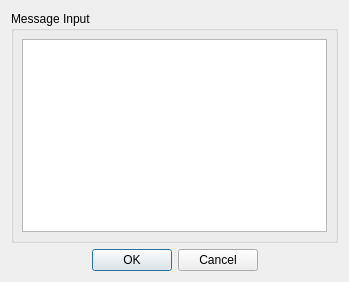
<?xml version="1.0" encoding="UTF-8"?>
<ui version="4.0">
 <class>SendMessageGroupDialog</class>
 <widget class="QDialog" name="SendMessageGroupDialog">
  <property name="geometry">
   <rect>
    <x>0</x>
    <y>0</y>
    <width>349</width>
    <height>282</height>
   </rect>
  </property>
  <property name="sizePolicy">
   <sizepolicy hsizetype="Fixed" vsizetype="Fixed">
    <horstretch>0</horstretch>
    <verstretch>0</verstretch>
   </sizepolicy>
  </property>
  <property name="minimumSize">
   <size>
    <width>0</width>
    <height>0</height>
   </size>
  </property>
  <property name="windowTitle">
   <string>Messaging</string>
  </property>
  <property name="windowIcon">
   <iconset resource="../Resources/Resources.qrc">
    <normaloff>:/Core/Core/Logo.png</normaloff>:/Core/Core/Logo.png</iconset>
  </property>
  <layout class="QVBoxLayout" name="verticalLayout_3" stretch="3,0">
   <item>
    <widget class="QGroupBox" name="send_message_group">
     <property name="title">
      <string>Message Input</string>
     </property>
     <layout class="QHBoxLayout" name="horizontalLayout_2">
      <property name="leftMargin">
       <number>8</number>
      </property>
      <property name="topMargin">
       <number>8</number>
      </property>
      <property name="rightMargin">
       <number>8</number>
      </property>
      <property name="bottomMargin">
       <number>8</number>
      </property>
      <item>
       <widget class="QPlainTextEdit" name="send_message_input">
        <property name="font">
         <font>
          <weight>75</weight>
          <bold>true</bold>
         </font>
        </property>
       </widget>
      </item>
     </layout>
    </widget>
   </item>
   <item>
    <widget class="QDialogButtonBox" name="buttonBox">
     <property name="orientation">
      <enum>Qt::Horizontal</enum>
     </property>
     <property name="standardButtons">
      <set>QDialogButtonBox::Cancel|QDialogButtonBox::Ok</set>
     </property>
     <property name="centerButtons">
      <bool>true</bool>
     </property>
    </widget>
   </item>
  </layout>
 </widget>
 <resources>
  <include location="../Resources/Resources.qrc"/>
 </resources>
 <connections>
  <connection>
   <sender>buttonBox</sender>
   <signal>accepted()</signal>
   <receiver>SendMessageGroupDialog</receiver>
   <slot>accept()</slot>
   <hints>
    <hint type="sourcelabel">
     <x>239</x>
     <y>341</y>
    </hint>
    <hint type="destinationlabel">
     <x>157</x>
     <y>274</y>
    </hint>
   </hints>
  </connection>
  <connection>
   <sender>buttonBox</sender>
   <signal>rejected()</signal>
   <receiver>SendMessageGroupDialog</receiver>
   <slot>reject()</slot>
   <hints>
    <hint type="sourcelabel">
     <x>307</x>
     <y>341</y>
    </hint>
    <hint type="destinationlabel">
     <x>286</x>
     <y>274</y>
    </hint>
   </hints>
  </connection>
 </connections>
</ui>
